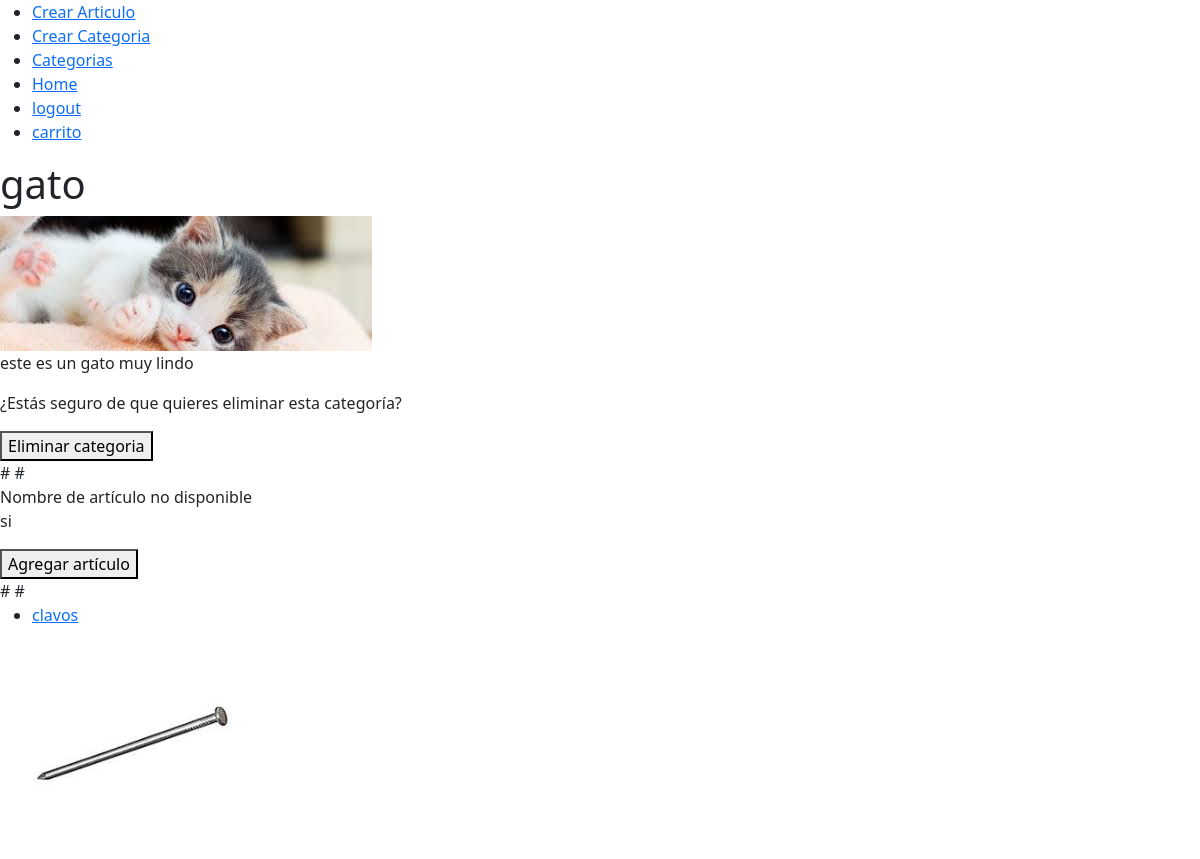
Page /Categorias/gato/ (signed in) on the committed database.
### task/models.py (models this page shows, shortened)
class Categoria(models.Model):
    nombrecat = models.CharField(max_length=100, unique=True)
    descripcion = models.TextField(blank=True)
    imagen = models.ImageField(upload_to='Categoriasimg/')
    user = models.ForeignKey('auth.User', on_delete=models.CASCADE, null=True)

class articulo(models.Model):
    Tipo = models.CharField(max_length=100)
    nombreart = models.CharField(max_length=100, unique=True)
    descripcion = models.TextField(blank=True)
    fecha = models.DateTimeField(auto_now_add=True)
    imagen = models.ImageField(upload_to='articulosimg/')
    valorunidad = models.DecimalField(max_digits=10, decimal_places=2)
    cantidad = models.IntegerField()
    user = models.ForeignKey('auth.User', on_delete=models.CASCADE, null=True)

### task/views.py (the view)
# urls.py: path('Categorias/<str:nombre_cat>/',views.detalle_categoria, name='detalle_categorias'),
@login_required
def detalle_categoria(request, nombre_cat):
    categoria = get_object_or_404(Categoria, nombrecat=nombre_cat)
    Articulos = articulo.objects.filter(Tipo=nombre_cat)
    return render(request, 'detalle_categorias.html', {
        'categoria': categoria,
        'Articulos': Articulos
    })

### task/context_processor.py (called while the page is built)
def total_carrito(request):
    total=0
    if request.user.is_authenticated:
       if "carrito" in request.session.keys():
           for key, value in request.session['carrito'].items():
               total += float(value['valorunidad'])
    return {"total_factura": total}

### task/Templates/detalle_categorias.html (shortened to what this page needs)
{% extends "base.html" %}
{% block content %}
 <h1>{{ categoria.nombrecat }}</h1>
        {% if categoria.imagen %}
            <img src="{{ categoria.imagen.url }}" alt="Imagen de la categoría">
        {% else %}
            <p>No hay imagen disponible</p>
        {% endif %}
        <p> {{ categoria.descripcion }} </p>
        <form action="{% url 'eliminar_cat' categoria.nombrecat %}" method="POST">
            <p>¿Estás seguro de que quieres eliminar esta categoría?</p>
            <button>
                Eliminar categoria
            </button>
        </form>
        #  #
        <form action="{% url 'Agregarart' categoria.nombrecat %}" method="GET">
            {% if articulo.nombreart %}
                <a href="{% url 'mas' articulo_nombreart.nombreart %}">Agregar</a>
            {% else %}
                <span>Nombre de artículo no disponible</span>
            {% endif %}
            <p>si</p>
            <button>Agregar artículo</button>
        </form>
        # #
        <ul>
            {% for articulo in Articulos %}
                <li>
                    <a href="{% url 'detalle_Articulos' articulo.Tipo articulo.nombreart %}">
                        <p>{{ articulo.nombreart }}</p>
                        {% if articulo.imagen %}
                            <img src="{{ articulo.imagen.url }}" alt="Imagen del artículo" width="200">
                        {% else %}
                            <p>No hay imagen disponible</p>
                        {% endif %}
                    </a>
                </li>
            {% endfor %}
        </ul>
{% endblock %}

### rows in the picture
Categoria: nombrecat "gato", imagen (picture), descripcion "este es un gato muy lindo"
articulo: nombreart "clavos", imagen (picture)
